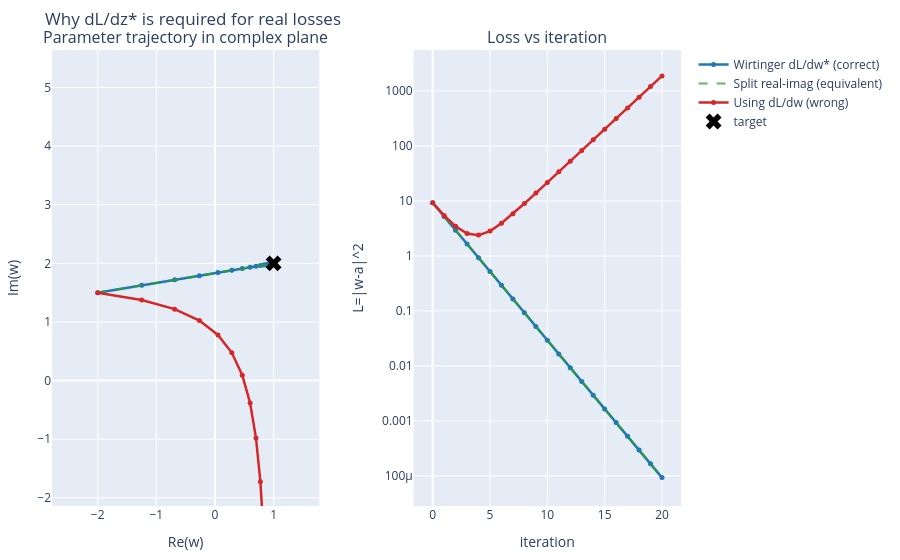

Source (notebook cell):
### Markdown cell above
### 3b) Repeated steps: correct update vs wrong conjugated update

Now run multiple steps from a more general starting point. The blue Wirtinger-conjugate path and the green split-real path should sit on top of each other. The red path uses `dL/dw`; it initially may look plausible, but it flips the imaginary part of the update and eventually runs away.

### Code cell
fig, summary, stats = plot_descent_trajectory_comparison(target=1.0 + 2.0j, w_init=-2.0 + 1.5j, lr=0.25, epochs=20)
fig.show()
print(summary)

### Figure 1 — Plotly figure (JSON) as saved in the notebook; plotly's stock layout.template omitted (floating-point values rounded to 4 significant figures)
{"data": [{"line": {"color": "#1f77b4", "width": 2.5}, "marker": {"color": "#1f77b4", "size": 5}, "mode": "lines+markers", "name": "Wirtinger dL/dw* (correct)", "type": "scatter", "x": [-2, -1.25, -0.6875, -0.2656, 0.05078, 0.2881, 0.4661, 0.5995, 0.6997, 0.7747, 0.8311, 0.8733, 0.905, 0.9287, 0.9465, 0.9599, 0.9699, 0.9774, 0.9831, 0.9873, 0.9905], "xaxis": "x", "y": [1.5, 1.625, 1.719, 1.789, 1.842, 1.881, 1.911, 1.933, 1.95, 1.962, 1.972, 1.979, 1.984, 1.988, 1.991, 1.993, 1.995, 1.996, 1.997, 1.998, 1.998], "yaxis": "y"}, {"line": {"color": "#1f77b4", "width": 2.5}, "marker": {"color": "#1f77b4", "size": 5}, "mode": "lines+markers", "name": "Wirtinger dL/dw* (correct)", "showlegend": false, "type": "scatter", "x": [0, 1, 2, 3, 4, 5, 6, 7, 8, 9, 10, 11, 12, 13, 14, 15, 16, 17, 18, 19, 20], "xaxis": "x2", "y": [9.25, 5.203, 2.927, 1.646, 0.926, 0.5209, 0.293, 0.1648, 0.09271, 0.05215, 0.02933, 0.0165, 0.009281, 0.005221, 0.002937, 0.001652, 0.0009292, 0.0005227, 0.000294, 0.0001654, 9.302e-05], "yaxis": "y2"}, {"line": {"color": "rgba(44,160,44,0.75)", "dash": "dash", "width": 2.2}, "marker": {"color": "rgba(0,0,0,0)", "line": {"color": "#2ca02c", "width": 2.5}, "size": 9, "symbol": "diamond-open"}, "mode": "lines+markers", "name": "Split real-imag (equivalent)", "type": "scatter", "x": [-2, -1.25, -0.6875, -0.2656, 0.05078, 0.2881, 0.4661, 0.5995, 0.6997, 0.7747, 0.8311, 0.8733, 0.905, 0.9287, 0.9465, 0.9599, 0.9699, 0.9774, 0.9831, 0.9873, 0.9905], "xaxis": "x", "y": [1.5, 1.625, 1.719, 1.789, 1.842, 1.881, 1.911, 1.933, 1.95, 1.962, 1.972, 1.979, 1.984, 1.988, 1.991, 1.993, 1.995, 1.996, 1.997, 1.998, 1.998], "yaxis": "y"}, {"line": {"color": "rgba(44,160,44,0.75)", "dash": "dash", "width": 2.2}, "marker": {"color": "rgba(0,0,0,0)", "line": {"color": "#2ca02c", "width": 2.5}, "size": 9, "symbol": "diamond-open"}, "mode": "lines+markers", "name": "Split real-imag (equivalent)", "showlegend": false, "type": "scatter", "x": [0, 1, 2, 3, 4, 5, 6, 7, 8, 9, 10, 11, 12, 13, 14, 15, 16, 17, 18, 19, 20], "xaxis": "x2", "y": [9.25, 5.203, 2.927, 1.646, 0.926, 0.5209, 0.293, 0.1648, 0.09271, 0.05215, 0.02933, 0.0165, 0.009281, 0.005221, 0.002937, 0.001652, 0.0009292, 0.0005227, 0.000294, 0.0001654, 9.302e-05], "yaxis": "y2"}, {"line": {"color": "#d62728", "width": 2.5}, "marker": {"color": "#d62728", "size": 5}, "mode": "lines+markers", "name": "Using dL/dw (wrong)", "type": "scatter", "x": [-2, -1.25, -0.6875, -0.2656, 0.05078, 0.2881, 0.4661, 0.5995, 0.6997, 0.7747, 0.8311, 0.8733, 0.905, 0.9287, 0.9465, 0.9599, 0.9699, 0.9774, 0.9831, 0.9873, 0.9905], "xaxis": "x", "y": [1.5, 1.375, 1.219, 1.023, 0.7793, 0.4741, 0.09265, -0.3842, -0.9802, -1.725, -2.657, -3.821, -5.276, -7.095, -9.369, -12.21, -15.76, -20.2, -25.76, -32.69, -41.37], "yaxis": "y"}, {"line": {"color": "#d62728", "width": 2.5}, "marker": {"color": "#d62728", "size": 5}, "mode": "lines+markers", "name": "Using dL/dw (wrong)", "showlegend": false, "type": "scatter", "x": [0, 1, 2, 3, 4, 5, 6, 7, 8, 9, 10, 11, 12, 13, 14, 15, 16, 17, 18, 19, 20], "xaxis": "x2", "y": [9.25, 5.453, 3.458, 2.555, 2.391, 2.835, 3.923, 5.845, 8.972, 13.93, 21.71, 33.9, 52.95, 82.72, 129.2, 201.9, 315.5, 493.0, 770.4, 1204.0, 1881.0], "yaxis": "y2"}, {"marker": {"color": "black", "size": 14, "symbol": "x"}, "mode": "markers", "name": "target", "type": "scatter", "x": [1], "xaxis": "x", "y": [2], "yaxis": "y"}], "layout": {"annotations": [{"font": {"size": 16}, "showarrow": false, "text": "Parameter trajectory in complex plane", "x": 0.2125, "xanchor": "center", "xref": "paper", "y": 1, "yanchor": "bottom", "yref": "paper"}, {"font": {"size": 16}, "showarrow": false, "text": "Loss vs iteration", "x": 0.7875, "xanchor": "center", "xref": "paper", "y": 1, "yanchor": "bottom", "yref": "paper"}], "autosize": true, "margin": {"b": 40, "l": 50, "r": 20, "t": 50}, "title": {"text": "Why dL/dz* is required for real losses"}, "xaxis": {"anchor": "y", "domain": [0, 0.425], "range": [-2.66, 1.66], "title": {"text": "Re(w)"}}, "xaxis2": {"anchor": "y2", "domain": [0.575, 1], "title": {"text": "iteration"}}, "yaxis": {"anchor": "x", "domain": [0, 1], "range": [1.1, 2.4], "scaleanchor": "x", "scaleratio": 1, "title": {"text": "Im(w)"}}, "yaxis2": {"anchor": "x2", "domain": [0, 1], "title": {"text": "L=|w-a|^2"}, "type": "log"}}}
